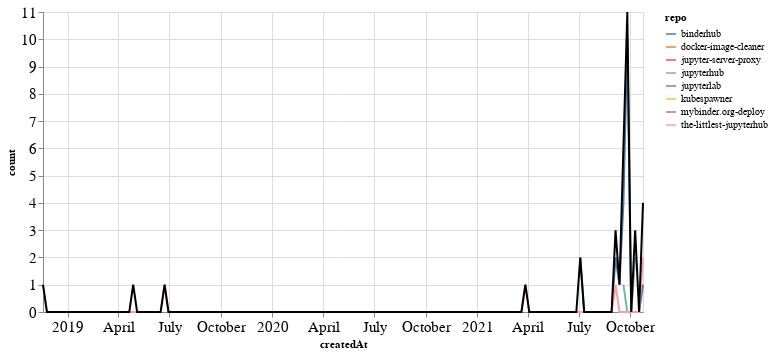

The notebook cell saved with this chart:
### Markdown cell above
### PRs

### Code cell
prs_time = prs.groupby('repo').resample('W', on='createdAt').count()['author'].reset_index()
prs_time = prs_time.rename(columns={'author': 'count'})
prs_time_total = prs_time.groupby('createdAt').agg({"count": "sum"}).reset_index()

ch1 = alt.Chart(prs_time, width=600).mark_line().encode(
    x='createdAt',
    y='count',
    color='repo',
    tooltip="repo"
)

ch2 = alt.Chart(prs_time_total, width=600).mark_line(color="black").encode(
    x='createdAt',
    y='count',
)

ch1 + ch2

### Figure 1 — Vega-Lite specification as saved in the notebook (floating-point values rounded to 4 significant figures; data arrays with more than 128 entries replaced by an {"elided": "..."} marker saying what was removed)
{"config": {"axisLeft": {"labelFontSize": 15}, "axisBottom": {"labelFontSize": 15}}, "layer": [{"data": {"name": "data-76af333909f5200be67b7d5d536edb42"}, "mark": "line", "encoding": {"color": {"type": "nominal", "field": "repo"}, "tooltip": {"type": "nominal", "field": "repo"}, "x": {"type": "temporal", "field": "createdAt"}, "y": {"type": "quantitative", "field": "count"}}, "width": 600}, {"data": {"name": "data-4d1760c13cf29478a6e9bbcf57f7bbac"}, "mark": {"type": "line", "color": "black"}, "encoding": {"x": {"type": "temporal", "field": "createdAt"}, "y": {"type": "quantitative", "field": "count"}}, "width": 600}], "$schema": "https://vega.github.io/schema/vega-lite/v4.8.1.json", "datasets": {"data-76af333909f5200be67b7d5d536edb42": {"elided": "180 records"}, "data-4d1760c13cf29478a6e9bbcf57f7bbac": {"elided": "154 records"}}}
